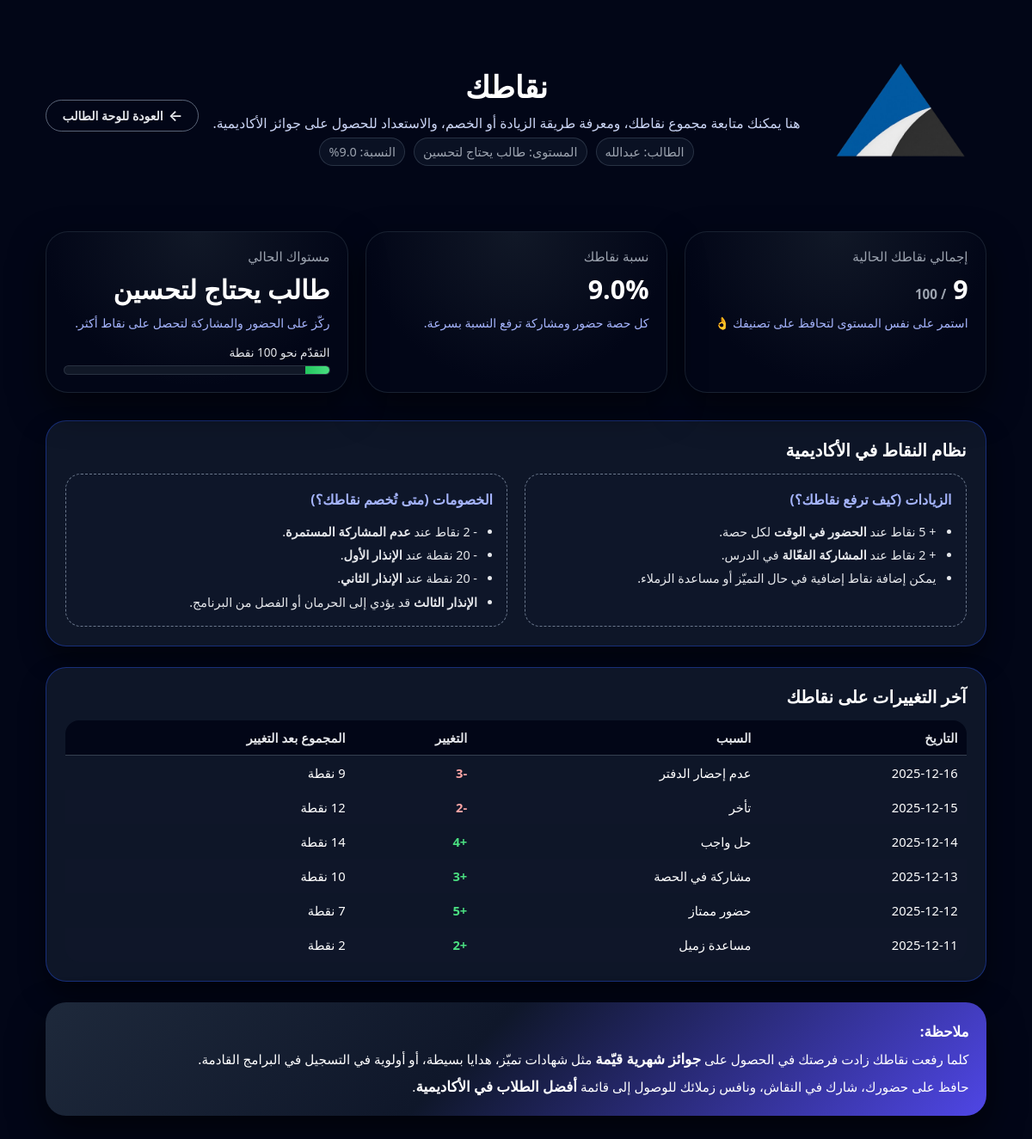
Page /student/points (signed in) on the committed database.
### models.py (models this page shows)
class PointsMovement(Base):
    __tablename__ = "points_movements"
    id = Column(Integer, primary_key=True, index=True)
    student_id = Column(Integer, ForeignKey("students.id"), nullable=False)
    date = Column(Date, nullable=False)
    reason = Column(String, nullable=False)
    change = Column(Integer, nullable=False)
    total_after = Column(Integer, nullable=True)
    student = relationship("Student", back_populates="points")

### app.py (the view)
@app.route("/student/points")
@require_student
def student_points():
    user = session.get("user") or {}
    student_name = user.get("full_name") or user.get("username", "الطالب")
    student_id = user.get("student_id")
    db = SessionLocal()
    try:
        if not student_id:
            flash("لم يتم تحديد الطالب في الجلسة، أعد تسجيل الدخول.")
            return redirect(url_for("login"))
        moves = (
            db.query(PointsMovement)
            .filter(PointsMovement.student_id == student_id)
            .order_by(PointsMovement.date.desc(), PointsMovement.id.desc())
            .all()
        )
        total_points = (
            db.query(func.coalesce(func.sum(PointsMovement.change), 0))
            .filter(PointsMovement.student_id == student_id)
            .scalar()
        )
        max_points = 100
        percentage = round((total_points / max_points) * 100, 1) if max_points > 0 else 0
        if total_points >= 80:
            level = "طالب متميّز"
        elif total_points >= 50:
            level = "طالب نشيط"
        elif total_points > 0:
            level = "طالب يحتاج لتحسين"
        else:
            level = "لا توجد نقاط بعد"
        return render_template(
            "student_points.html",
            student_name=student_name,
            total_points=total_points,
            max_points=max_points,
            percentage=percentage,
            level=level,
            moves=moves,
        )
    finally:
        db.close()

### app.py (called while the page is built)
@app.teardown_appcontext
def remove_session(exception=None):
    SessionLocal.remove()

def require_student(f):
    @wraps(f)
    def wrapper(*args, **kwargs):
        user = session.get("user")
        if not user or user.get("role") != "student":
            return redirect(url_for("login"))
        return f(*args, **kwargs)
    return wrapper

### templates/student_points.html (shortened to what this page needs)
<!DOCTYPE html>
<html lang="ar" dir="rtl">
<head>
  <link rel="stylesheet" href="{{ url_for('static', filename='css/student_dashboard.css') }}">
</head>
<body>
<div class="points-wrapper">
  <header class="pts-header">
    <div class="pts-logo">
      <img src="{{ url_for('static', filename='assets/logoAA-removebg-preview.png') }}" alt="شعار أكاديمية التقدّم">
    </div>
    <div class="pts-header-center">
      <h1 class="pts-title">نقاطك</h1>
      <p class="pts-subtitle">
        هنا يمكنك متابعة مجموع نقاطك، ومعرفة طريقة الزيادة أو الخصم، والاستعداد للحصول على جوائز الأكاديمية.
      </p>
      <div class="pts-meta">
        <span>الطالب: {{ student_name }}</span>
        <span>المستوى: {{ level }}</span>
        <span>النسبة: {{ percentage }}%</span>
      </div>
    </div>
    <a href="{{ url_for('student_dashboard') }}" class="pts-back-btn">
      <span class="arrow">←</span>
      <span>العودة للوحة الطالب</span>
    </a>
  </header>
  <section class="pts-stats-row">
    <div class="pts-stat-card">
      <div class="pts-stat-label">إجمالي نقاطك الحالية</div>
      <div class="pts-stat-value">
        {{ total_points }} <small>/ {{ max_points }}</small>
      </div>
      <div class="pts-stat-helper">
        استمر على نفس المستوى لتحافظ على تصنيفك 👌
      </div>
    </div>
    <div class="pts-stat-card">
      <div class="pts-stat-label">نسبة نقاطك</div>
      <div class="pts-stat-value">
        {{ percentage }}%
      </div>
      <div class="pts-stat-helper">
        كل حصة حضور ومشاركة ترفع النسبة بسرعة.
      </div>
    </div>
    <div class="pts-stat-card">
      <div class="pts-stat-label">مستواك الحالي</div>
      <div class="pts-stat-value">
        {{ level }}
      </div>
      <div class="pts-stat-helper">
        ركّز على الحضور والمشاركة لتحصل على نقاط أكثر.
      </div>
      {% set safe_percent = percentage %}
      {% if safe_percent < 0 %}{% set safe_percent = 0 %}{% endif %}
      {% if safe_percent > 100 %}{% set safe_percent = 100 %}{% endif %}
      <div class="pts-progress-wrapper">
        <div class="pts-progress-label">التقدّم نحو {{ max_points }} نقطة</div>
        <div class="pts-progress">
          <div class="pts-progress-bar" style="width: {{ safe_percent }}%;"></div>
        </div>
      </div>
    </div>
  </section>
  <section class="pts-section-card">
    <h2 class="pts-section-title">نظام النقاط في الأكاديمية</h2>
    <div class="pts-grid-2">
      <div class="pts-box">
        <h3>الزيادات (كيف ترفع نقاطك؟)</h3>
        <ul>
          <li>+ 5 نقاط عند <strong>الحضور في الوقت</strong> لكل حصة.</li>
          <li>+ 2 نقاط عند <strong>المشاركة الفعّالة</strong> في الدرس.</li>
          <li>يمكن إضافة نقاط إضافية في حال التميّز أو مساعدة الزملاء.</li>
        </ul>
      </div>
      <div class="pts-box">
        <h3>الخصومات (متى تُخصم نقاطك؟)</h3>
        <ul>
          <li>- 2 نقاط عند <strong>عدم المشاركة المستمرة</strong>.</li>
          <li>- 20 نقطة عند <strong>الإنذار الأول</strong>.</li>
          <li>- 20 نقطة عند <strong>الإنذار الثاني</strong>.</li>
          <li><strong>الإنذار الثالث</strong> قد يؤدي إلى الحرمان أو الفصل من البرنامج.</li>
        </ul>
      </div>
    </div>
  </section>
  <section class="pts-section-card">
    <h2 class="pts-section-title">آخر التغييرات على نقاطك</h2>
    <table class="pts-table">
      <thead>
        <tr>
          <th>التاريخ</th>
          <th>السبب</th>
          <th>التغيير</th>
          <th>المجموع بعد التغيير</th>
        </tr>
      </thead>
      <tbody>
        {% if moves is defined and moves %}
          {% for m in moves %}
            <tr>
              <td>{{ m.date.strftime("%Y-%m-%d") if m.date else "—" }}</td>
              <td>{{ m.reason or "—" }}</td>
              <td class="{% if (m.change or 0) >= 0 %}pts-change-positive{% else %}pts-change-negative{% endif %}">
                {% if (m.change or 0) > 0 %}+{% endif %}{{ m.change or 0 }}
              </td>
              <td>
                {% if m.total_after is not none %}
                  {{ m.total_after }} نقطة
                {% else %}
                  <span class="pts-muted">—</span>
                {% endif %}
              </td>
            </tr>
          {% endfor %}
        {% else %}
          <tr>
            <td colspan="4" style="text-align:center; color:#9ca3af;">
              لا توجد حركات نقاط مسجلة حتى الآن.
            </td>
          </tr>
        {% endif %}
      </tbody>
    </table>
  </section>
  <section class="pts-motivation">
    <strong>ملاحظة:</strong><br>
    كلما رفعت نقاطك زادت فرصتك في الحصول على <strong>جوائز شهرية قيّمة</strong>
    مثل شهادات تميّز، هدايا بسيطة، أو أولوية في التسجيل في البرامج القادمة.<br>
    حافظ على حضورك، شارك في النقاش، ونافس زملائك للوصول إلى قائمة
    <strong>أفضل الطلاب في الأكاديمية</strong>.
  </section>
</div>
</body>
</html>

### templates/student_points.html (style rules this page uses)
body { margin: 0; min-height: 100vh; background-color: #020617; color: #ffffff; font-family: "Tajawal", system-ui, -apple-system, BlinkMacSystemFont, "Segoe UI", sans-serif; display: flex; flex-direction: column; }
.points-wrapper { max-width: 1200px; margin: 0 auto; padding: 32px 24px 56px; }
.pts-header { display: flex; align-items: center; justify-content: space-between; gap: 16px; margin-bottom: 32px; }
.pts-logo img { width: 200px; height: auto; }
.pts-header-center { text-align: center; flex: 1; }
.pts-title { font-size: 2.2rem; margin: 0 0 8px; font-weight: 800; }
.pts-subtitle { margin: 0 0 6px; font-size: 0.98rem; color: #cbd5f5; }
.pts-meta { font-size: 0.9rem; color: #9ca3af; display: flex; justify-content: center; gap: 10px; flex-wrap: wrap; }
.pts-meta span { background: rgba(15, 23, 42, 0.7); border: 1px solid rgba(148, 163, 184, 0.22); padding: 6px 10px; border-radius: 999px; }
.pts-back-btn { display: inline-flex; align-items: center; gap: 6px; padding: 8px 18px; border-radius: 999px; border: 1px solid rgba(148, 163, 184, 0.6); background: transparent; color: #e5e7eb; font-size: 14px; font-weight: 600; text-decoration: none; cursor: pointer; transition: 0.25s ease; white-space: nowrap; }
.pts-back-btn span.arrow { font-size: 1.1rem; line-height: 1; }
.pts-stats-row { display: grid; grid-template-columns: repeat(3, minmax(0, 1fr)); gap: 20px; margin-bottom: 32px; }
.pts-stat-card { background: radial-gradient(circle at top, #111827 0, #020617 70%); border-radius: 26px; padding: 18px 20px 20px; box-shadow: 0 18px 40px rgba(0, 0, 0, 0.55); border: 1px solid rgba(31, 41, 55, 0.8); }
.pts-stat-label { font-size: 0.95rem; color: #9ca3af; margin-bottom: 8px; }
.pts-stat-value { font-size: 1.9rem; font-weight: 800; margin-bottom: 6px; display: flex; align-items: baseline; gap: 8px; justify-content: flex-start; flex-wrap: wrap; }
.pts-stat-value small { font-size: 0.95rem; color: #9ca3af; font-weight: 600; }
.pts-stat-helper { font-size: 0.88rem; color: #a5b4fc; line-height: 1.8; }
.pts-progress-wrapper { margin-top: 12px; }
.pts-progress-label { font-size: 0.85rem; margin-bottom: 6px; color: #e5e7eb; }
.pts-progress { height: 9px; border-radius: 999px; background: #111827; overflow: hidden; border: 1px solid rgba(148, 163, 184, 0.18); }
.pts-progress-bar { height: 100%; background: linear-gradient(90deg, #22c55e, #4ade80); width: 0%; transition: width .35s ease; }
.pts-section-card { background: rgba(15, 23, 42, 0.96); border-radius: 24px; padding: 20px 22px 22px; margin-bottom: 24px; box-shadow: 0 16px 30px rgba(0, 0, 0, 0.45); border: 1px solid rgba(30, 64, 175, 0.6); }
.pts-section-title { margin: 0 0 14px; font-size: 1.25rem; font-weight: 700; }
.pts-grid-2 { display: grid; grid-template-columns: repeat(2, minmax(0, 1fr)); gap: 20px; }
.pts-box { background: rgba(15, 23, 42, 0.9); border-radius: 18px; padding: 14px 16px; border: 1px dashed rgba(148, 163, 184, 0.7); font-size: 0.9rem; line-height: 1.9; color: #e5e7eb; }
.pts-box h3 { margin: 0 0 8px; font-size: 1rem; color: #a5b4fc; }
.pts-box ul { margin: 0; padding-right: 18px; list-style: disc; }
.pts-table { width: 100%; border-collapse: collapse; font-size: 0.92rem; overflow: hidden; border-radius: 16px; }
.pts-table thead { background: #020617; }
.pts-table th, .pts-table td { padding: 10px 10px; text-align: right; vertical-align: middle; }
.pts-table th { font-weight: 600; color: #e5e7eb; border-bottom: 1px solid rgba(55, 65, 81, 0.9); }
.pts-table tbody tr:nth-child(even) { background: rgba(15, 23, 42, 0.8); }
.pts-change-positive { color: #4ade80; font-weight: 700; }
.pts-change-negative { color: #fca5a5; font-weight: 700; }
.pts-motivation { margin-top: 8px; background: linear-gradient(135deg, #1e293b 0%, #0f172a 45%, #4f46e5 100%); border-radius: 24px; padding: 18px 20px; box-shadow: 0 18px 40px rgba(0, 0, 0, 0.6); font-size: 0.95rem; line-height: 1.9; }
.pts-motivation strong { font-size: 1.05rem; }

### rows in the picture
PointsMovement: date "2025-12-16", reason "عدم إحضار الدفتر", change "-3"
PointsMovement: date "2025-12-15", reason "تأخر", change "-2"
PointsMovement: date "2025-12-14", reason "حل واجب", change "4"
PointsMovement: date "2025-12-13", reason "مشاركة في الحصة", change "3"
PointsMovement: date "2025-12-12", reason "حضور ممتاز", change "5", total_after "7"
PointsMovement: date "2025-12-11", reason "مساعدة زميل", change "2"

### other values in the picture
{{ student_name }} "عبدالله"
{{ level }} "طالب يحتاج لتحسين"
{{ percentage }} "9.0"
{{ total_points }} "9"
{{ max_points }} "100"
